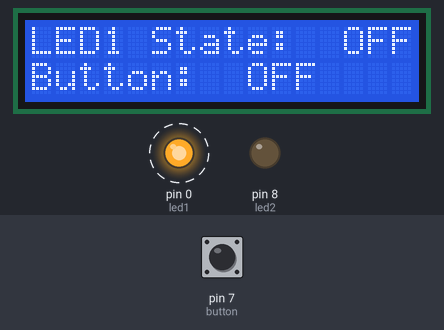
A sketch run on a simulated Arduino Uno, built with avr-gcc and run on an emulated ATmega328P. Shown: 16×2 character LCD, output pins drawn as LEDs (lit = HIGH). Dashed ring = blinking. The test bench sets the inputs (shaded band); at power-on: pin 7 (button) HIGH.

Above: at 1.2 s.
1.3 s: pin 7 (button) pulled LOW for 1 s
At 1.8 s:
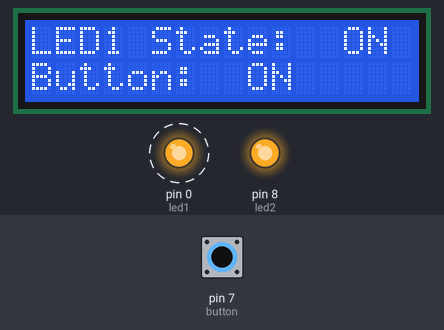
3.8 s: pin 7 (button) pulled LOW for 3.2 s
At 5.3 s:
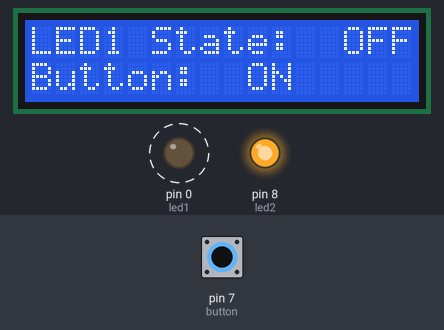
At 8.7 s:
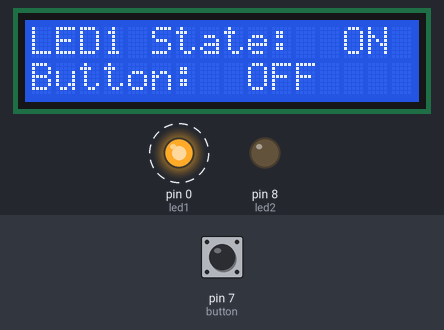
Timing chart, 0 to 61.0 s (numbered marks = the images above; inputs shaded):
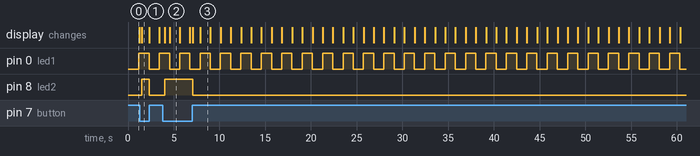

The sketch:

Lcd_Display_Multitasking.ino
```cpp
#define led1 0
#define led2 8
#define button 7
unsigned long zeit;
unsigned long zeit1;

#include <Wire.h>
#include <LiquidCrystal_I2C.h>
LiquidCrystal_I2C lcd(0x27, 16, 2);

void setup() {
  lcd.init();
  lcd.backlight();
  pinMode(button, INPUT_PULLUP);
  pinMode(led1, OUTPUT);
  pinMode(led2, OUTPUT);
  zeit = millis();
}

void loop() {

  lcd.clear();
  lcd.print("LED1 State: ");

  if ((millis() - zeit) >= 1000){
    digitalWrite(led1, !digitalRead(led1));
    zeit = millis();
    }

  lcd.setCursor(13, 0);
  if (!digitalRead(led1)){lcd.print("OFF");}
  else {lcd.print("ON");}

  lcd.setCursor(0,1);
  lcd.print("Button: ");

  if (!digitalRead(button)){
    zeit1 = millis();
    }

  lcd.setCursor(9, 1);
  if (digitalRead(button)){lcd.print("OFF");}
  else {lcd.print("ON");}


  if ((millis() - zeit1) <=2000){
    digitalWrite(led2, !digitalRead(button));
    zeit1 = millis();
    }

  delay(250);


}
```

Measured:
- after the input at 1.3 s, pin 8 (led2): LOW → HIGH after 0.19 s, → LOW 0.83 s later; the display: changes after 0.19 s (image 1)
- after the input at 3.8 s, pin 8 (led2): LOW → HIGH after 0.20 s, → LOW 3.1 s later; the display: first changes after 0.20 s (image 2 shows a later state)
- by itself, pin 0 (led1): alternates HIGH for 1.1 s and LOW for 1.1 s
- what the display in image 2 shows lasts 1.1 s, from 4.6 s to 5.7 s
